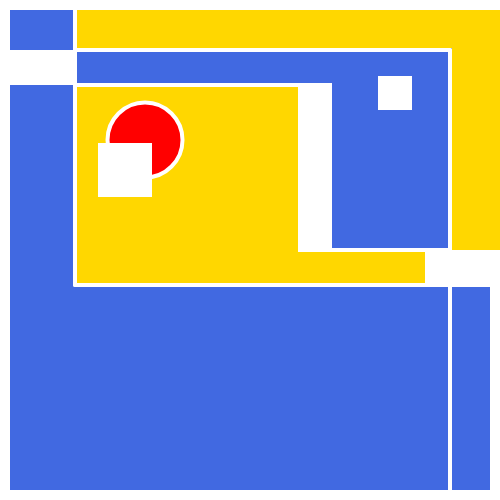
Frame 1 (no input)
Frame 60 (no input): identical to frame 1, image omitted
Frame 120 (the mouse pressed at the canvas centre since frame 60): identical to frame 1, image omitted

The p5.js sketch that drew this single still picture (run headless with seeded random() and noise() and a simulated clock; from frame 60 on, the mouse is pressed at the canvas centre):

// p5.js sketch
// ── sketch.js
function setup() {
  createCanvas(500, 500);
}

function draw() {
  back();
  
  strokeWeight(4);
  line(75,0,75,285);
  line(75, 285, 450, 285);
  
  
  line(75, 85, 300, 85);
  fill(255);
  rect(300, 85, 30, 165);
  line(300, 85, 300, 250);
  line(300, 250, 450, 250);
  
  line(75, 50, 450, 50);
  line(450, 50, 450, height);
  
  rect(380, 78, 30, 30);
  
  fill(255,215,0);
  noStroke();
  rect(77, 87, 221, 196);
  rect(295, 252, 153, 31);
  rect(77, 10, 438, 38);
  rect(452, 40, 63, 220);
  
  
  fill(255);
  rect(0, 50, 75, 35);
  rect(width-75, 250, 75, 37);
  
  stroke(255)
  fill(255,0, 0);
  ellipse(145, 140, 75,75);
  
  fill(255);
  rect(100, 145, 50,50);
  
  
  
  
}

function back(){
  background(65,105,225);
  noFill();
  stroke(255);
  strokeWeight(20);
  rect(0,0,width,height);
}
